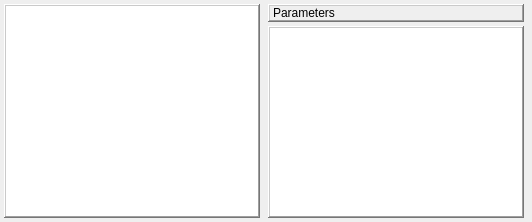
              <widget class="QWidget" name="tab_gcode">
               <attribute name="title">
                <string>GCODES</string>
               </attribute>
               <layout class="QHBoxLayout" name="horizontalLayout_15">
                <property name="spacing">
                 <number>4</number>
                </property>
                <property name="leftMargin">
                 <number>4</number>
                </property>
                <property name="topMargin">
                 <number>4</number>
                </property>
                <property name="rightMargin">
                 <number>4</number>
                </property>
                <property name="bottomMargin">
                 <number>4</number>
                </property>
                <item>
                 <layout class="QVBoxLayout" name="verticalLayout_56">
                  <property name="spacing">
                   <number>4</number>
                  </property>
                  <item>
                   <widget class="QListWidget" name="gcode_list">
                    <property name="frameShape">
                     <enum>QFrame::WinPanel</enum>
                    </property>
                    <property name="frameShadow">
                     <enum>QFrame::Raised</enum>
                    </property>
                   </widget>
                  </item>
                 </layout>
                </item>
                <item>
                 <layout class="QVBoxLayout" name="verticalLayout_55">
                  <property name="spacing">
                   <number>4</number>
                  </property>
                  <property name="leftMargin">
                   <number>4</number>
                  </property>
                  <property name="rightMargin">
                   <number>4</number>
                  </property>
                  <item>
                   <widget class="QLabel" name="gcode_parameters">
                    <property name="frameShape">
                     <enum>QFrame::WinPanel</enum>
                    </property>
                    <property name="frameShadow">
                     <enum>QFrame::Raised</enum>
                    </property>
                    <property name="text">
                     <string>Parameters</string>
                    </property>
                   </widget>
                  </item>
                  <item>
                   <widget class="QPlainTextEdit" name="gcode_description">
                    <property name="frameShape">
                     <enum>QFrame::WinPanel</enum>
                    </property>
                    <property name="frameShadow">
                     <enum>QFrame::Raised</enum>
                    </property>
                   </widget>
                  </item>
                 </layout>
                </item>
               </layout>
              </widget>
